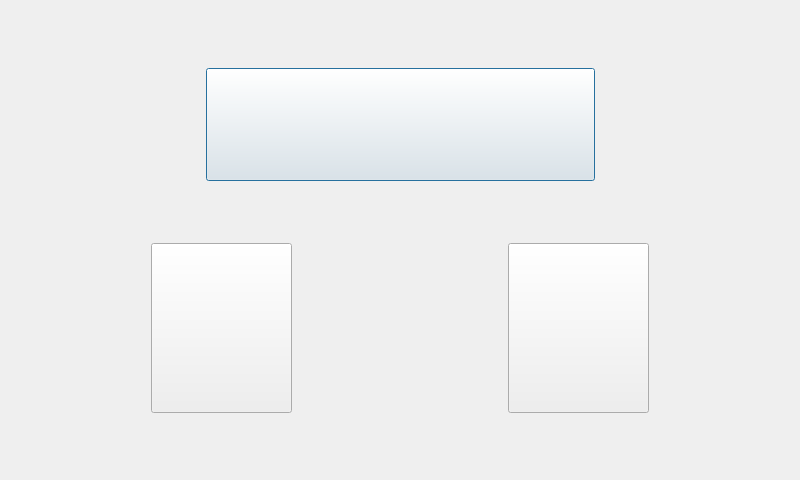
<?xml version="1.0" encoding="UTF-8"?>
<ui version="4.0">
 <class>play</class>
 <widget class="QDialog" name="play">
  <property name="geometry">
   <rect>
    <x>0</x>
    <y>0</y>
    <width>800</width>
    <height>480</height>
   </rect>
  </property>
  <property name="windowTitle">
   <string>PLAY MUSIC</string>
  </property>
  <property name="windowIcon">
   <iconset resource="images/icon.qrc">
    <normaloff>:/icon/icon/w.png</normaloff>:/icon/icon/w.png</iconset>
  </property>
  <property name="styleSheet">
   <string notr="true">border-image:url(:/image/play.png)</string>
  </property>
  <layout class="QVBoxLayout" name="verticalLayout" stretch="1,2,1,3,1">
   <item>
    <spacer name="verticalSpacer_2">
     <property name="orientation">
      <enum>Qt::Vertical</enum>
     </property>
     <property name="sizeHint" stdset="0">
      <size>
       <width>20</width>
       <height>40</height>
      </size>
     </property>
    </spacer>
   </item>
   <item>
    <layout class="QHBoxLayout" name="horizontalLayout" stretch="1,2,1">
     <item>
      <spacer name="horizontalSpacer">
       <property name="orientation">
        <enum>Qt::Horizontal</enum>
       </property>
       <property name="sizeHint" stdset="0">
        <size>
         <width>40</width>
         <height>20</height>
        </size>
       </property>
      </spacer>
     </item>
     <item>
      <widget class="QPushButton" name="pushButton_file">
       <property name="sizePolicy">
        <sizepolicy hsizetype="Preferred" vsizetype="Preferred">
         <horstretch>0</horstretch>
         <verstretch>0</verstretch>
        </sizepolicy>
       </property>
       <property name="font">
        <font>
         <pointsize>16</pointsize>
         <weight>75</weight>
         <italic>true</italic>
         <bold>true</bold>
        </font>
       </property>
       <property name="styleSheet">
        <string notr="true">border-image:url(:/icon/icon/choice.png)</string>
       </property>
       <property name="text">
        <string/>
       </property>
      </widget>
     </item>
     <item>
      <spacer name="horizontalSpacer_2">
       <property name="orientation">
        <enum>Qt::Horizontal</enum>
       </property>
       <property name="sizeHint" stdset="0">
        <size>
         <width>40</width>
         <height>20</height>
        </size>
       </property>
      </spacer>
     </item>
    </layout>
   </item>
   <item>
    <spacer name="verticalSpacer_3">
     <property name="orientation">
      <enum>Qt::Vertical</enum>
     </property>
     <property name="sizeHint" stdset="0">
      <size>
       <width>20</width>
       <height>40</height>
      </size>
     </property>
    </spacer>
   </item>
   <item>
    <layout class="QHBoxLayout" name="horizontalLayout_2" stretch="2,2,3,2,2">
     <item>
      <spacer name="horizontalSpacer_3">
       <property name="orientation">
        <enum>Qt::Horizontal</enum>
       </property>
       <property name="sizeHint" stdset="0">
        <size>
         <width>40</width>
         <height>20</height>
        </size>
       </property>
      </spacer>
     </item>
     <item>
      <widget class="QPushButton" name="pushButton_start">
       <property name="enabled">
        <bool>true</bool>
       </property>
       <property name="sizePolicy">
        <sizepolicy hsizetype="Preferred" vsizetype="Preferred">
         <horstretch>0</horstretch>
         <verstretch>0</verstretch>
        </sizepolicy>
       </property>
       <property name="cursor">
        <cursorShape>ArrowCursor</cursorShape>
       </property>
       <property name="styleSheet">
        <string notr="true">border-image:url(:/icon/icon/start.png)</string>
       </property>
       <property name="text">
        <string/>
       </property>
      </widget>
     </item>
     <item>
      <spacer name="horizontalSpacer_4">
       <property name="orientation">
        <enum>Qt::Horizontal</enum>
       </property>
       <property name="sizeHint" stdset="0">
        <size>
         <width>40</width>
         <height>20</height>
        </size>
       </property>
      </spacer>
     </item>
     <item>
      <widget class="QPushButton" name="pushButton_stop">
       <property name="enabled">
        <bool>true</bool>
       </property>
       <property name="sizePolicy">
        <sizepolicy hsizetype="Preferred" vsizetype="Preferred">
         <horstretch>0</horstretch>
         <verstretch>0</verstretch>
        </sizepolicy>
       </property>
       <property name="styleSheet">
        <string notr="true">border-image:url(:/icon/icon/stop.png)</string>
       </property>
       <property name="text">
        <string/>
       </property>
      </widget>
     </item>
     <item>
      <spacer name="horizontalSpacer_5">
       <property name="orientation">
        <enum>Qt::Horizontal</enum>
       </property>
       <property name="sizeHint" stdset="0">
        <size>
         <width>40</width>
         <height>20</height>
        </size>
       </property>
      </spacer>
     </item>
    </layout>
   </item>
   <item>
    <spacer name="verticalSpacer">
     <property name="orientation">
      <enum>Qt::Vertical</enum>
     </property>
     <property name="sizeHint" stdset="0">
      <size>
       <width>20</width>
       <height>40</height>
      </size>
     </property>
    </spacer>
   </item>
  </layout>
 </widget>
 <resources>
  <include location="images/icon.qrc"/>
 </resources>
 <connections/>
</ui>
